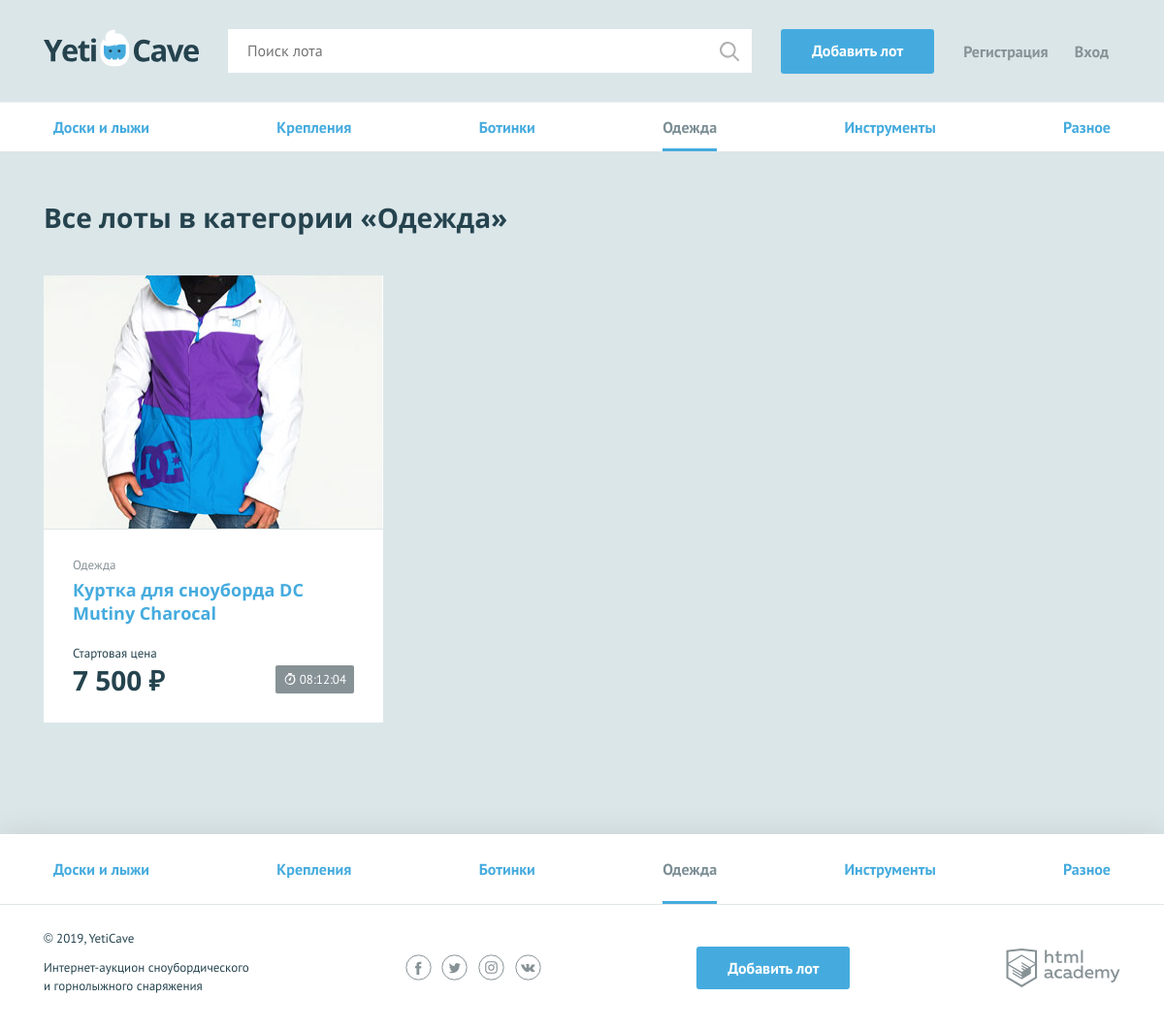
/search_category.php?category=4, run on the app's committed database.
### tables this page shows
CREATE TABLE categories (
    id         INT AUTO_INCREMENT PRIMARY KEY,
    name       CHAR(64) NOT NULL,
    symb_code  CHAR(64) NOT NULL
);

CREATE TABLE lots (
    id         INT AUTO_INCREMENT PRIMARY KEY,
    user_id    INT DEFAULT NULL,
    cat_id     INT NOT NULL,
    win_id     INT DEFAULT NULL,
    dt_create  TIMESTAMP DEFAULT CURRENT_TIMESTAMP,
    title      CHAR(64),
    descr      TEXT(65535),
    image_path CHAR(255),
    st_price   INT,
    dt_end     TIMESTAMP,
    step       INT
);

### functions.php (called while the page is built, shortened)
<?php
function priceFormat(float $price): string
{
    $resultPrice = ceil($price);
    $resultPrice = number_format($resultPrice, 0, '.', ' ');
    $resultPrice .= ' ₽';
    return $resultPrice;
}
function timeCounter(string $endDate): array
{
    $dateNow = date_create('now');
    $dateFuture = date_create($endDate);
    $timeRest = date_diff($dateFuture, $dateNow);
    $hoursRest = date_interval_format($timeRest, '%H');
    $minRest = date_interval_format($timeRest, '%I');
    $daysRest = date_interval_format($timeRest, '%D');
    return ['hours' => $hoursRest, 'mins' => $minRest, 'days' => $daysRest];
}
function readFromDatabase(string $sql, $con): array
{
    $data = mysqli_query($con, $sql);
    $data = mysqli_fetch_all($data, MYSQLI_ASSOC);
    return $data;
}
function getCategories($connection): array
{
    $request = "SELECT * FROM categories";
    $categories = readFromDatabase($request, $connection);
    return $categories;
}
function getSearchCategory($connection, string $id, bool $isLimit = false, int $limit = 9, int $offset = 0): array
{
    $id = mysqli_real_escape_string($connection, $id);
    $request = "SELECT title, st_price, image_path, dt_end, c.name AS category_name, l.id
    FROM lots AS l
    LEFT JOIN categories AS c
    ON c.id = l.cat_id WHERE win_id IS NULL AND dt_end > NOW()
    AND c.id = '" . $id . "' ORDER BY l.dt_create DESC";
    if ($isLimit) {
        $request .= " LIMIT " . $limit . " OFFSET " . $offset;
    }
    $cards = readFromDatabase($request, $connection);
    return $cards;
}
function timeClass(array $time): string
{
    return '';
}

### helpers.php (called while the page is built, shortened)
<?php
function include_template($name, array $data = [])
{
    $name = 'templates/' . $name;
    extract($data);
    require $name;
    $result = ob_get_clean();
    return $result;
}

### templates/search_result.php (the view, shortened to what this page needs)
<nav class="nav">
    <ul class="nav__list container">
        <?php foreach ($categories as $value): ?>
            <li class="nav__item<?php if ($value['name'] === $request): echo " nav__item--current"; endif; ?>">
                <a href="search_category.php?category=<?= $value['id'] ?? ''; ?>"><?= strip_tags($value['name']) ?? ''; ?></a>
            </li>
        <? endforeach; ?>
    </ul>
</nav>
<div class="container">
    <section class="lots">
        <h2><?= $header; ?> «<span><?= strip_tags($request); ?></span>»</h2>
        <ul class="lots__list">
            <?= $items; ?>
        </ul>
    </section>
</div>

### templates/items.php
<?php foreach ($cards as $item): ?>
    <li class="lots__item lot">
        <div class="lot__image">
            <img src="<?= $item['image_path'] ?? ''; ?>" width="350" height="260" alt="<?= strip_tags($item['title']) ?? ''; ?>">
        </div>
        <div class="lot__info">
            <span class="lot__category"><?= strip_tags($item['category_name']) ?? ''; ?></span>
            <h3 class="lot__title"><a class="text-link" href="lot.php?lot_id=<?= $item['id'] ?? ''; ?>"><?= strip_tags($item['title']) ?? ''; ?></a>
            </h3>
            <div class="lot__state">
                <div class="lot__rate">
                    <span class="lot__amount">Стартовая цена</span>
                    <span class="lot__cost">
                        <?php
                        $price = priceFormat($item['st_price']);
                        echo $price;
                        ?>
                    </span>
                </div>
                <?php $time = timeCounter($item['dt_end']);
                $timeStr = $time['days'] . ':' . $time['hours'] . ':' . $time['mins']; ?>
                <div class="lot__timer timer <?= timeClass($time); ?>">
                    <?= $timeStr; ?>
                </div>
            </div>
        </div>
    </li>
<?php endforeach; ?>

### templates/layout.php (shortened to what this page needs)
<!DOCTYPE html>
<html lang="ru">
<head>
    <link href="../css/normalize.min.css" rel="stylesheet">
    <link href="../css/style.css" rel="stylesheet">
</head>
<body>
<div class="page-wrapper">
    <header class="main-header">
        <div class="main-header__container container">
            <a class="main-header__logo" href = "index.php">
                <img src="../img/logo.svg" width="160" height="39" alt="Логотип компании YetiCave">
            </a>
            <form class="main-header__search" method="get" action="search.php" autocomplete="off">
                <input type="search" name="search" placeholder="Поиск лота">
                <input class="main-header__search-btn" type="submit" name="find" value="Найти">
            </form>
            <a class="main-header__add-lot button" href="add.php">Добавить лот</a>
            <nav class="user-menu">
                <?php if (isset($_SESSION['name'])): ?>
                    <div class="user-menu__logged">
                        <p><?= strip_tags($_SESSION['name']); ?></p>
                        <a class="user-menu__bets" href="bets.php">Мои ставки</a>
                        <a class="user-menu__logout" href="logout.php">Выход</a>
                    </div>
                <?php else: ?>
                    <ul class="user-menu__list">
                        <li class="user-menu__item">
                            <a href="sign_up.php">Регистрация</a>
                        </li>
                        <li class="user-menu__item">
                            <a href="login.php">Вход</a>
                        </li>
                    </ul>
                <?php endif; ?>
            </nav>
        </div>
    </header>
    <main class=<?php if (isset($isMain)): echo 'container'; endif; ?>>
        <?= $content; ?>
    </main>
</div>
<footer class="main-footer">
    <nav class="nav">
        <ul class="nav__list container">
            <?php foreach ($categories as $value): ?>
                <li class="nav__item <?php if (isset($request) && $value['name'] === $request): echo " nav__item--current"; endif; ?>">
                    <a href="search_category.php?category=<?= $value['id'] ?? ''; ?>"><?= strip_tags($value['name']) ?? ''; ?></a>
                </li>
            <?php endforeach; ?>
        </ul>
    </nav>
    <div class="main-footer__bottom container">
        <div class="main-footer__copyright">
            <p>© 2019, YetiCave</p>
            <p>Интернет-аукцион сноубордического и горнолыжного снаряжения</p>
        </div>
        <div class="main-footer__social social">
            <a class="social__link social__link--facebook" href="#">
            </a>
            <a class="social__link social__link--twitter" href="#">
            </a>
            <a class="social__link social__link--instagram" href="#">
            </a>
            <a class="social__link social__link--vkontakte" href="#">
            </a>
        </div>
        <a class="main-footer__add-lot button" href="add.php">Добавить лот</a>
        <div class="main-footer__developed-by">
            <a class="logo-academy" href="https://htmlacademy.ru/intensive/php">
            </a>
        </div>
    </div>
</footer>
<?php if (!isset($isSign)): ?>
</body>
</html>
<?php endif; ?>

### data on the page
categories: name "Доски и лыжи"
categories: name "Крепления"
categories: name "Ботинки"
categories: name "Одежда"
categories: name "Инструменты"
categories: name "Разное"
lots: image_path (picture), categories.name "Одежда", title "Куртка для сноуборда DC Mutiny Charocal", st_price "7 500 ₽", dt_end "08:12:04"

### other printed values
$header "Все лоты в категории"
strip_tags($request) "Одежда"
